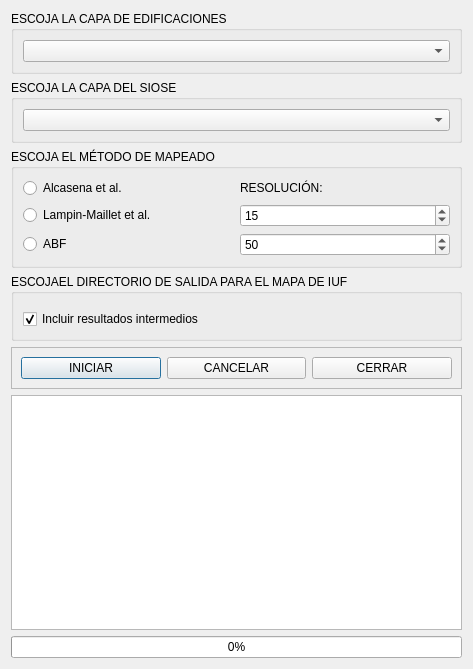
<?xml version="1.0" encoding="UTF-8"?>
<ui version="4.0">
 <class>GeoprocesadorDeIUFDialogBase</class>
 <widget class="QDialog" name="GeoprocesadorDeIUFDialogBase">
  <property name="geometry">
   <rect>
    <x>0</x>
    <y>0</y>
    <width>473</width>
    <height>669</height>
   </rect>
  </property>
  <property name="windowTitle">
   <string>Geoprocesador De IUF</string>
  </property>
  <layout class="QVBoxLayout" name="verticalLayout_2">
   <item>
    <widget class="QGroupBox" name="selectorEdificaciones">
     <property name="title">
      <string>ESCOJA LA CAPA DE EDIFICACIONES</string>
     </property>
     <layout class="QVBoxLayout" name="verticalLayout">
      <item>
       <widget class="QgsMapLayerComboBox" name="selectorCapaEdificaciones"/>
      </item>
     </layout>
    </widget>
   </item>
   <item>
    <widget class="QGroupBox" name="selectorCombustible">
     <property name="title">
      <string>ESCOJA LA CAPA DEL SIOSE</string>
     </property>
     <layout class="QGridLayout" name="gridLayout">
      <item row="0" column="0">
       <widget class="QgsMapLayerComboBox" name="selectorCapaCombustible"/>
      </item>
     </layout>
    </widget>
   </item>
   <item>
    <widget class="QGroupBox" name="selectorDeMetodo">
     <property name="title">
      <string>ESCOJA EL MÉTODO DE MAPEADO</string>
     </property>
     <layout class="QGridLayout" name="gridLayout_2">
      <item row="4" column="0">
       <widget class="QRadioButton" name="metodoABF">
        <property name="text">
         <string>ABF</string>
        </property>
       </widget>
      </item>
      <item row="2" column="0">
       <widget class="QRadioButton" name="metodoLampinMaillet">
        <property name="text">
         <string>Lampin-Maillet et al.</string>
        </property>
       </widget>
      </item>
      <item row="0" column="0">
       <widget class="QRadioButton" name="metodoAlcasena">
        <property name="text">
         <string>Alcasena et al.</string>
        </property>
       </widget>
      </item>
      <item row="4" column="1">
       <widget class="QSpinBox" name="resolucion_ABF">
        <property name="minimum">
         <number>1</number>
        </property>
        <property name="maximum">
         <number>9999</number>
        </property>
        <property name="value">
         <number>50</number>
        </property>
       </widget>
      </item>
      <item row="2" column="1">
       <widget class="QSpinBox" name="resolucion_lampin">
        <property name="minimum">
         <number>1</number>
        </property>
        <property name="maximum">
         <number>9999</number>
        </property>
        <property name="value">
         <number>15</number>
        </property>
       </widget>
      </item>
      <item row="0" column="1">
       <widget class="QLabel" name="label">
        <property name="text">
         <string>RESOLUCIÓN:</string>
        </property>
       </widget>
      </item>
     </layout>
    </widget>
   </item>
   <item>
    <widget class="QGroupBox" name="groupBox">
     <property name="title">
      <string>ESCOJAEL DIRECTORIO DE SALIDA PARA EL MAPA DE IUF</string>
     </property>
     <layout class="QGridLayout" name="gridLayout_4">
      <item row="0" column="0">
       <widget class="QgsFileWidget" name="directorio_final">
        <property name="filter">
         <string>GeoPackage (*.gpkg)</string>
        </property>
        <property name="storageMode">
         <enum>QgsFileWidget::SaveFile</enum>
        </property>
       </widget>
      </item>
      <item row="1" column="0">
       <widget class="QCheckBox" name="ResultadosIntermedios">
        <property name="text">
         <string>Incluir resultados intermedios</string>
        </property>
        <property name="checked">
         <bool>true</bool>
        </property>
       </widget>
      </item>
     </layout>
    </widget>
   </item>
   <item>
    <widget class="QFrame" name="acciones">
     <property name="frameShape">
      <enum>QFrame::StyledPanel</enum>
     </property>
     <property name="frameShadow">
      <enum>QFrame::Raised</enum>
     </property>
     <layout class="QGridLayout" name="gridLayout_3">
      <item row="0" column="0">
       <widget class="QPushButton" name="boton_iniciar">
        <property name="text">
         <string>INICIAR</string>
        </property>
       </widget>
      </item>
      <item row="0" column="1">
       <widget class="QPushButton" name="boton_cancelar">
        <property name="text">
         <string>CANCELAR</string>
        </property>
       </widget>
      </item>
      <item row="0" column="2">
       <widget class="QPushButton" name="boton_cerrar">
        <property name="text">
         <string>CERRAR</string>
        </property>
       </widget>
      </item>
     </layout>
    </widget>
   </item>
   <item>
    <widget class="QTextBrowser" name="txtLog"/>
   </item>
   <item>
    <widget class="QProgressBar" name="progressBar">
     <property name="value">
      <number>0</number>
     </property>
    </widget>
   </item>
  </layout>
  <zorder>txtLog</zorder>
  <zorder>selectorDeMetodo</zorder>
  <zorder>progressBar</zorder>
  <zorder>selectorEdificaciones</zorder>
  <zorder>selectorCombustible</zorder>
  <zorder>acciones</zorder>
  <zorder>groupBox</zorder>
 </widget>
 <customwidgets>
  <customwidget>
   <class>QgsFileWidget</class>
   <extends>QWidget</extends>
   <header>qgsfilewidget.h</header>
  </customwidget>
  <customwidget>
   <class>QgsMapLayerComboBox</class>
   <extends>QComboBox</extends>
   <header>qgsmaplayercombobox.h</header>
  </customwidget>
 </customwidgets>
 <resources/>
 <connections/>
</ui>
